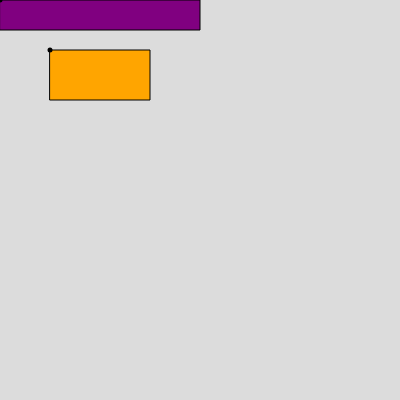
Frame 1 (no input)
Frame 60 (no input): identical to frame 1, image omitted
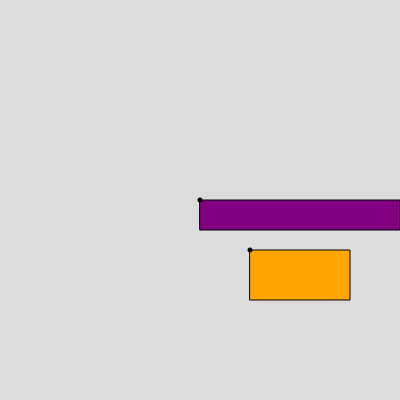
Frame 120 (the mouse pressed at the canvas centre since frame 60)

The p5.js sketch that drew these frames (run headless with seeded random() and noise() and a simulated clock; from frame 60 on, the mouse is pressed at the canvas centre):

// p5.js sketch
// ── sketch.js
function setup() {
  createCanvas(400, 400);
}

function draw() {
  //traslazione
  background(220);
  strokeWeight(1);
  fill("orange");
  translate(mouseX,mouseY);
  rect(50, 50, 100, 50);
  //--> 50+100, 50+100;
  fill("purple");
  rect(0,0,200,30);
  strokeWeight(5);
  point(0,0);
  point(50,50);
  }
